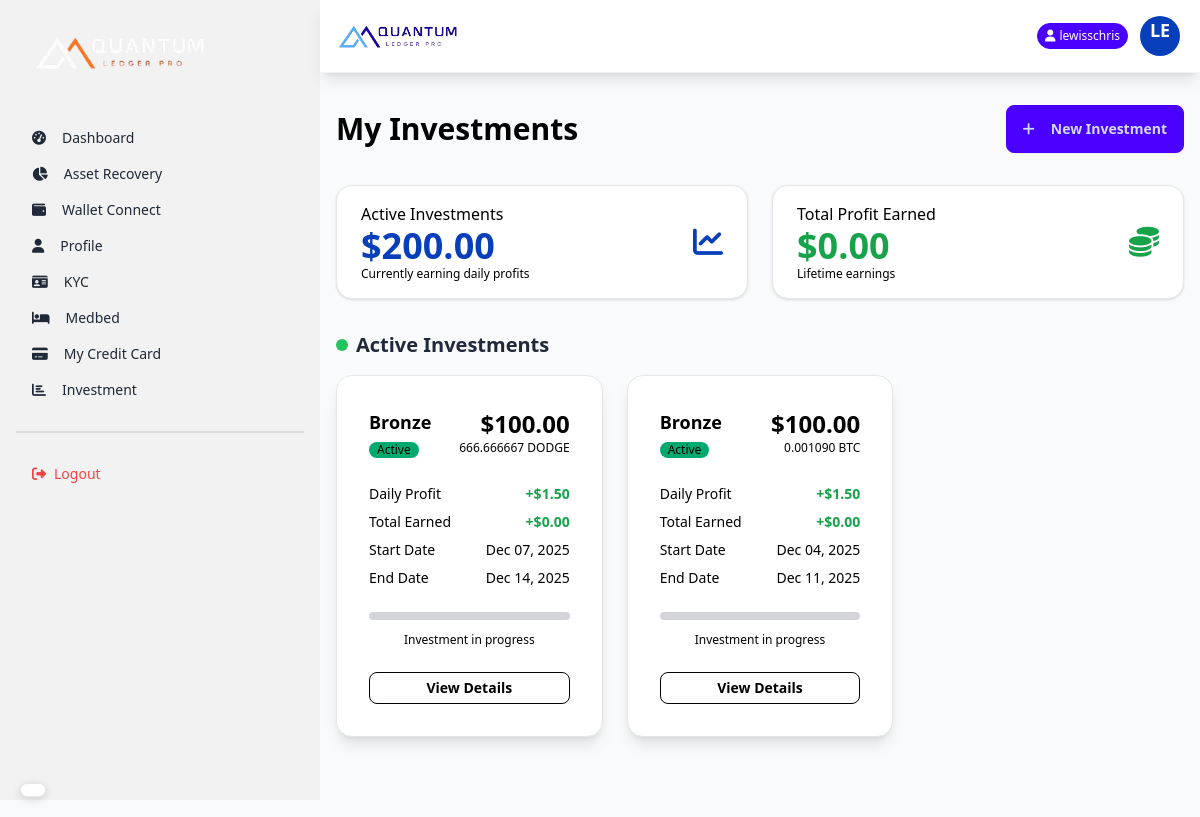
The app's page /investments/my-investments/ (signed in) with its own data.
### core/models.py (models this page shows, shortened)
class UserInvestment(models.Model):
    STATUS_CHOICES = [
        ('active', 'Active'),
        ('completed', 'Completed'),
        ('cancelled', 'Cancelled'),
    ]
    user = models.ForeignKey(User, on_delete=models.CASCADE, related_name='investments')
    plan = models.ForeignKey(InvestmentPlan, on_delete=models.PROTECT)
    cryptocurrency = models.ForeignKey(Crytocurrency, on_delete=models.PROTECT)
    amount_invested = models.DecimalField(max_digits=20, decimal_places=8, help_text="Amount in crypto units")
    amount_in_usd = models.DecimalField(max_digits=20, decimal_places=2, help_text="USD value at time of investment")
    daily_profit = models.DecimalField(max_digits=20, decimal_places=2, default=0, help_text="Daily profit in USD")
    total_profit_earned = models.DecimalField(max_digits=20, decimal_places=2, default=0, help_text="Total accumulated profit in USD")
    status = models.CharField(max_length=20, choices=STATUS_CHOICES, default='active')
    start_date = models.DateTimeField(auto_now_add=True)
    end_date = models.DateTimeField()
    last_profit_date = models.DateTimeField(null=True, blank=True)

class InvestmentPlan(models.Model):
    name = models.CharField(max_length=100)
    description = models.TextField()
    min_amount = models.DecimalField(max_digits=20, decimal_places=2)
    max_amount = models.DecimalField(max_digits=20, decimal_places=2)
    daily_interest_rate = models.DecimalField(max_digits=5, decimal_places=2, help_text="Percentage per day (e.g., 2.5 for 2.5%)")
    duration_days = models.IntegerField(help_text="Investment duration in days")
    is_active = models.BooleanField(default=True)
    created_at = models.DateTimeField(auto_now_add=True)
    updated_at = models.DateTimeField(auto_now=True)

class Crytocurrency(models.Model):
    name = models.CharField(max_length=50)
    symbol = models.CharField(max_length=10)
    logo = models.ImageField(upload_to='crypto_logos/', blank=True, null=True)
    coin_price = models.DecimalField(max_digits=20, decimal_places=2)
    market_percentage = models.DecimalField(max_digits=5, decimal_places=2)
    created_at = models.DateTimeField(auto_now_add=True)

### core/views.py (the view)
# urls.py: path('investments/my-investments/', views.my_investments_view, name='my_investments'),
@login_required
def my_investments_view(request):
    active_investments = UserInvestment.objects.filter(user=request.user, status='active').order_by('-start_date')
    completed_investments = UserInvestment.objects.filter(user=request.user).exclude(status='active').order_by('-end_date')
    total_active_investment = sum(inv.amount_in_usd for inv in active_investments)
    total_profit_earned = sum(inv.total_profit_earned for inv in UserInvestment.objects.filter(user=request.user))
    context = {
        'active_investments': active_investments,
        'completed_investments': completed_investments,
        'total_active_investment': total_active_investment,
        'total_profit_earned': total_profit_earned
    }
    return render(request, 'my_investments.html', context)

### core/templates/my_investments.html (shortened to what this page needs)
{% extends 'layout.html' %}
{% load static %}
{% block content %}
<div class="container mx-auto px-4 py-8">
    <div class="flex flex-col md:flex-row justify-between items-center mb-8 gap-4">
        <h1 class="text-3xl font-bold text-black">My Investments</h1>
        <a href="{% url 'investment_plans' %}" class="btn btn-primary">
            <i class="fas fa-plus mr-2"></i> New Investment
        </a>
    </div>
    <div class="grid grid-cols-1 md:grid-cols-2 gap-6 mb-8">
        <div class="stats shadow bg-white border border-gray-200">
            <div class="stat">
                <div class="stat-figure text-primary">
                    <i class="fas fa-chart-line text-3xl"></i>
                </div>
                <div class="stat-title text-black">Active Investments</div>
                <div class="stat-value text-primary">${{ total_active_investment|floatformat:2 }}</div>
                <div class="stat-desc text-black">Currently earning daily profits</div>
            </div>
        </div>
        <div class="stats shadow bg-white border border-gray-200">
            <div class="stat">
                <div class="stat-figure text-green-600">
                    <i class="fas fa-coins text-3xl"></i>
                </div>
                <div class="stat-title text-black">Total Profit Earned</div>
                <div class="stat-value text-green-600">${{ total_profit_earned|floatformat:2 }}</div>
                <div class="stat-desc text-black">Lifetime earnings</div>
            </div>
        </div>
    </div>
    <h2 class="text-xl font-bold mb-4 flex items-center">
        <span class="w-3 h-3 bg-green-500 rounded-full mr-2 text-black"></span>
        Active Investments
    </h2>
    <div class="grid grid-cols-1 md:grid-cols-2 lg:grid-cols-3 gap-6 mb-12 text-black">
        {% for investment in active_investments %}
        <div class="card bg-white shadow-lg border border-gray-200">
            <div class="card-body">
                <div class="flex justify-between items-start mb-4">
                    <div>
                        <h3 class="font-bold text-lg text-black">{{ investment.plan.name }}</h3>
                        <span class="badge badge-success badge-sm">Active</span>
                    </div>
                    <div class="text-right">
                        <div class="text-2xl font-bold text-black">${{ investment.amount_in_usd }}</div>
                        <div class="text-xs text-black">{{ investment.amount_invested|floatformat:6 }} {{ investment.cryptocurrency.symbol }}</div>
                    </div>
                </div>
                <div class="space-y-2 text-sm mb-4">
                    <div class="flex justify-between">
                        <span class="text-black">Daily Profit</span>
                        <span class="font-semibold text-green-600">+${{ investment.daily_profit }}</span>
                    </div>
                    <div class="flex justify-between">
                        <span class="text-black">Total Earned</span>
                        <span class="font-semibold text-green-600">+${{ investment.total_profit_earned }}</span>
                    </div>
                    <div class="flex justify-between">
                        <span class="text-black">Start Date</span>
                        <span>{{ investment.start_date|date:"M d, Y" }}</span>
                    </div>
                    <div class="flex justify-between">
                        <span class="text-black">End Date</span>
                        <span>{{ investment.end_date|date:"M d, Y" }}</span>
                    </div>
                </div>
                {% with total_days=investment.plan.duration_days %}
                {% now "Y-m-d" as current_date %}
                <progress class="progress progress-primary w-full" value="0" max="100"></progress>
                <p class="text-xs text-center mt-1 text-black">Investment in progress</p>
                {% endwith %}
                <div class="card-actions mt-4">
                    <a href="{% url 'investment_detail' investment.id %}" class="btn btn-outline btn-sm btn-block text-black">View
                        Details</a>
                </div>
            </div>
        </div>
        {% endfor %}
    </div>
</div>
{% endblock %}

### core/templates/layout.html (shortened to what this page needs)
{% load static %}
{% load pwa %}
<!DOCTYPE html>
<html lang="en">
<head>
    <link href="https://cdn.jsdelivr.net/npm/daisyui@4.12.10/dist/full.min.css" rel="stylesheet" type="text/css" />
    <script src="https://cdn.tailwindcss.com"></script>
    <link rel="stylesheet" href="https://cdnjs.cloudflare.com/ajax/libs/font-awesome/6.5.1/css/all.min.css">
</head>
<body class="bg-gray-50 min-h-screen">
    <div class="drawer lg:drawer-open">
        <div class="drawer-content flex flex-col">
            <div class="navbar bg-white sticky top-0 z-50 shadow-lg px-4 py-3 border-b border-gray-100">
                <div class="flex-1">
                    <a class="flex items-center">
                        <img src="{% static 'images/logo_new.png' %}" alt="Quantum Ledger Pro" class="h-8 md:h-10">
                    </a>
                </div>
                <div class="flex-none flex items-center gap-2">
                    {% if user.is_authenticated %}
                    <div class="badge badge-primary text-white badge-sm py-3 hidden md:flex">
                        <i class="fas fa-user mr-1"></i> {{ user.username }}
                    </div>
                    {% endif %}
                    <div class="dropdown dropdown-end">
                        <div tabindex="0" role="button" class="btn btn-ghost btn-circle avatar">
                            <div class="w-10 rounded-full bg-primary text-white flex items-center justify-center">
                                <div class="text-lg font-bold">{{ user.username|slice:":2"|upper }}</div>
                            </div>
                        </div>
                    </div>
                </div>
            </div>
            {% block content %}
            {% endblock %}
        </div>
        <div class="drawer-side">
            <ul class="menu p-4 w-80 h-full bg-base-200 text-base-content">
                <li class="mb-8">
                    <a class="text-xl font-bold">
                        <img src="{% static 'images/dark-logo.png' %}" alt="" width="180px">
                    </a>
                </li>
                {% if not user.is_staff %}
                <li><a class="{% if request.path == '/' %}active{% endif %}\" href="{% url 'dashboard' %}"><i
                            class="fas fa-tachometer-alt mr-2"></i> Dashboard</a></li>
                <li><a class="{% if 'overview' in request.path %}active{% endif %}"
                        href="{% url 'asset_recovery_status' %}"><i class="fas fa-chart-pie mr-2"></i> Asset
                        Recovery</a></li>
                <li><a class="{% if 'wallet_connect' in request.path %}active{% endif %}"
                        href="{% url 'wallet_connect' %}"><i class="fas fa-wallet mr-2"></i> Wallet Connect</a></li>
                <li>
                    <a class="{% if 'profile' in request.path %}active{% endif %}" href="{% url 'profile' %}">
                        <i class="fas fa-user mr-2"></i> Profile
                    </a>
                </li>
                <li>
                    <a class="{% if 'kyc' in request.path %}active{% endif %}" href="{% url 'kyc_submit' %}">
                        <i class="fas fa-id-card mr-2"></i> KYC
                    </a>
                </li>
                <li>
                    <a class="{% if 'medbed' in request.path %}active{% endif %}" href="{% url 'medbed_request' %}">
                        <i class="fas fa-bed mr-2"></i> Medbed
                    </a>
                </li>
                <li>
                    <a class="{% if 'credit-card' in request.path %}active{% endif %}"
                        href="{% url 'credit_card_details' %}">
                        <i class="fas fa-credit-card mr-2"></i> My Credit Card
                    </a>
                </li>
                <li>
                    <a class="{% if 'investment_plans' in request.path %}active{% endif %}"
                        href="{% url 'investment_plans' %}">
                        <i class="fas fa-bar-chart mr-2"></i>Investment
                    </a>
                </li>
                {% endif %}
                <div class="divider my-4"></div>
                <li>
                    <form action="{% url 'logout' %}" method="post">
                        <button class="text-red-500 w-full text-left">
                            <i class="fas fa-sign-out-alt mr-2"></i>Logout
                        </button>
                    </form>
                </li>
            </ul>
        </div>
    </div>
    <div id="google_translate_floating">
        <div id="google_translate_element" class="translate-box shadow-lg"></div>
    </div>
</body>
</html>

### core/templates/layout.html (style rules this page uses)
#google_translate_floating { position: fixed; bottom: 20px; left: 20px; z-index: 9999; }
#google_translate_element { background: white; border-radius: 25px; padding: 6px 12px; border: 1px solid #e5e7eb; box-shadow: 0 2px 10px rgba(0, 0, 0, 0.15); transition: all 0.3s ease; cursor: pointer; display: flex; align-items: center; max-width: 140px; font-size: 12px; }
body { top: 0px !important; }

### records on screen
UserInvestment: plan.name "Bronze", amount_in_usd "100.00", amount_invested "666.666667", cryptocurrency.symbol "DODGE", daily_profit "1.50", total_profit_earned "0.00", start_date "Dec 07, 2025", end_date "Dec 14, 2025"
UserInvestment: plan.name "Bronze", amount_in_usd "100.00", amount_invested "0.001090", cryptocurrency.symbol "BTC", daily_profit "1.50", total_profit_earned "0.00", start_date "Dec 04, 2025", end_date "Dec 11, 2025"

### other values on screen
{{ user.username }} "lewisschris"
{{ user.username|slice:":2"|upper }} "LE"
{{ total_active_investment|floatformat:2 }} "200.00"
{{ total_profit_earned|floatformat:2 }} "0.00"
